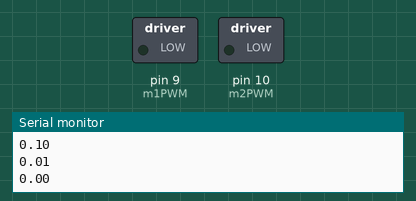
This sketch was run on a simulated Arduino Uno, built with avr-gcc and run on an emulated ATmega328P. On the bench: switched loads named in the sketch (green lamp = pin HIGH), the last lines printed to the serial monitor.

Above: at 0.1 s.
At 0.6 s:
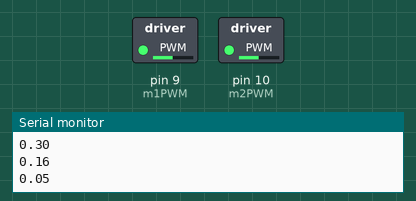
At 0.95 s:
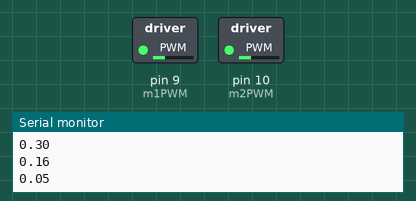
Timing chart, 0 to 7.2 s (numbered marks = the images above):
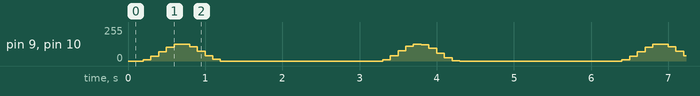

The sketch:

Rotation_v3.ino
```cpp
/*
  Turning clockwise = increasing degrees and vice versa
  Robot will rotate clockwise (rotate right) on the spot

  Left motor = M2, Right motor = M1

  Connections             Arduino Pin
  M2Encoder B output ---> pin 3
  M1Encoder B output ---> pin 5

  Circumference of wheel = pi*d = 6*pi where d = diameter (cm)
  360 degree rotation = 3.25 revolution of the wheel (approx) = 19.5*pi cm
  Therefore full speed = 19.5*pi/1.25 = 49cm/s

  WARNING: Rotate() only works for degrees between 720 - 1080. Not accurate for degrees below 720
  NOTE: Accuracy is also dependent on amount of remaining battery power

*/


// Initialization
#define pi 3.14159265359
#define left_rotation_interval 1100
#define left_rotation_pi_const 0.9
#define right_rotation_interval 1100
#define right_rotation_pi_const 0.95
#define rotation_sampling_interval 100
int m1INA = 2;      // Motor1 Dir A
int m1INB = 4;        // Motor1 Dir B
int m1PWM = 9;       // M1PWM
int m2INA = 7;      // Motor2 Dir A
int m2INB = 8;        // Motor2 Dir B
int m2PWM = 10;       // M2PWM
double right_rotation_dc[right_rotation_interval/rotation_sampling_interval] ;
double left_rotation_dc[right_rotation_interval/rotation_sampling_interval] ;
void setup()
{

  Serial.begin(9600);
  Serial.println("Connection Established");
  for(int i=0,t=0; i<(right_rotation_interval/rotation_sampling_interval); i++,t+=rotation_sampling_interval){
    right_rotation_dc[i] = 0.5*sin(right_rotation_pi_const*pi*t*0.001)*sin(right_rotation_pi_const*pi*t*0.001);
    Serial.println(right_rotation_dc[i]);
  }
  Serial.println();
  for(int i=0,t=0; i<(left_rotation_interval/rotation_sampling_interval); i++,t+=rotation_sampling_interval){
    double dc = 0.5*sin(left_rotation_pi_const*pi*t*0.001)*sin(left_rotation_pi_const*pi*t*0.001);
    left_rotation_dc[i] =dc;
    Serial.println(dc);
  }
}

void loop()
{
  rotateAntiClockwise90();
  delay(2000);
  rotateClockwise90();
  delay(2000);

  //rotateLeft(720);
  //delay(2000);
  //rotateRight(720);
  //delay(2000);
}
void rotateAntiClockwise90(){
  // setting wheel direction to rotate robot clockwise
  digitalWrite(m1INB, HIGH);
  digitalWrite(m2INB, LOW);
  digitalWrite(m1INA, LOW);
  digitalWrite(m2INA, HIGH);

  for(int i=0; i<(left_rotation_interval/rotation_sampling_interval); i++){
    analogWrite(m2PWM,left_rotation_dc[i]*255);
    analogWrite(m1PWM,left_rotation_dc[i]*255);
    delay(rotation_sampling_interval);
  }
  analogWrite(m2PWM, 0*255);
  analogWrite(m1PWM, 0*255);

}

void rotateClockwise90(){
  // setting wheel direction to rotate robot clockwise
  digitalWrite(m1INB, LOW);
  digitalWrite(m2INB, HIGH);
  digitalWrite(m1INA, HIGH);
  digitalWrite(m2INA, LOW);

  for(int i=0; i<(right_rotation_interval/rotation_sampling_interval); i++){
    //Serial.println(dc);
    analogWrite(m2PWM,right_rotation_dc[i]*255);
    analogWrite(m1PWM,right_rotation_dc[i]*255);
    delay(rotation_sampling_interval);
  }
  analogWrite(m2PWM, 0*255);
  analogWrite(m1PWM, 0*255);

}
```
